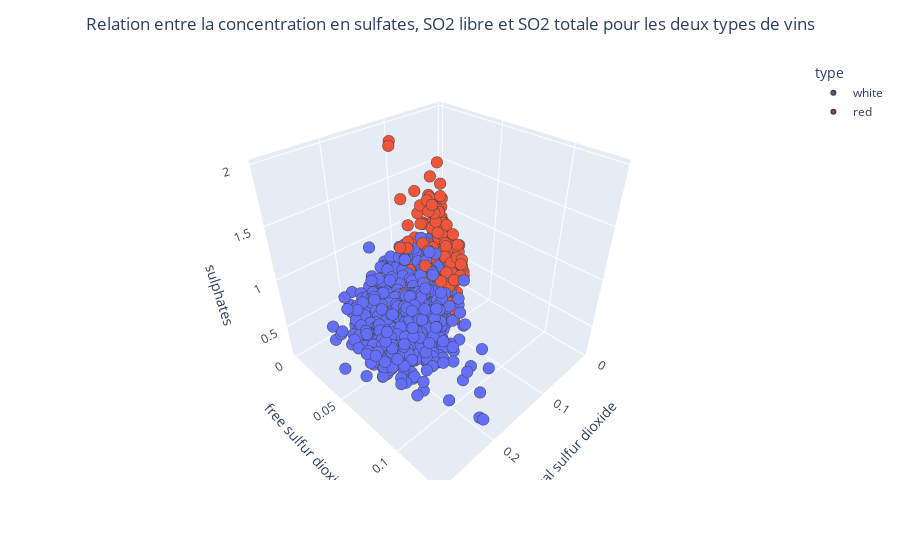

The cell this chart's notebook holds for it:
### Markdown cell above
On peut déjà commencer à faire un trés bon modéle avec les deux surfaces précédente. Maitenant regardons la surface 3D entrela concentration en sulfates, SO2 libre et SO2 totale.

### Code cell
fig = px.scatter_3d(
    train_set,
    x="total sulfur dioxide",
    y="free sulfur dioxide",
    z="sulphates",
    color="type",
)
fig.update_traces(
    marker=dict(size=4, line=dict(width=2)),
    selector=dict(mode="markers"),
)
fig.update_layout(
    title_text="Relation entre la concentration en sulfates, SO2 libre et SO2 totale pour les deux types de vins",
    title_x=0.5,
)

### Figure 1 — Plotly figure (JSON) as saved in the notebook; plotly's stock layout.template omitted (floating-point values rounded to 4 significant figures; data arrays with more than 128 entries replaced by an {"elided": "..."} marker saying what was removed)
{"data": [{"hovertemplate": "type=white<br>total sulfur dioxide=%{x}<br>free sulfur dioxide=%{y}<br>sulphates=%{z}<extra></extra>", "legendgroup": "white", "marker": {"color": "#636efa", "line": {"width": 2}, "size": 4, "symbol": "circle"}, "mode": "markers", "name": "white", "scene": "scene", "showlegend": true, "type": "scatter3d", "x": {"elided": "3903 float values"}, "y": {"elided": "3903 float values"}, "z": {"elided": "3903 float values"}}, {"hovertemplate": "type=red<br>total sulfur dioxide=%{x}<br>free sulfur dioxide=%{y}<br>sulphates=%{z}<extra></extra>", "legendgroup": "red", "marker": {"color": "#EF553B", "line": {"width": 2}, "size": 4, "symbol": "circle"}, "mode": "markers", "name": "red", "scene": "scene", "showlegend": true, "type": "scatter3d", "x": {"elided": "1251 float values"}, "y": {"elided": "1251 float values"}, "z": {"elided": "1251 float values"}}], "layout": {"legend": {"title": {"text": "type"}, "tracegroupgap": 0}, "margin": {"t": 60}, "scene": {"domain": {"x": [0, 1], "y": [0, 1]}, "xaxis": {"title": {"text": "total sulfur dioxide"}}, "yaxis": {"title": {"text": "free sulfur dioxide"}}, "zaxis": {"title": {"text": "sulphates"}}}, "title": {"text": "Relation entre la concentration en sulfates, SO2 libre et SO2 totale pour les deux types de vins", "x": 0.5}}}
